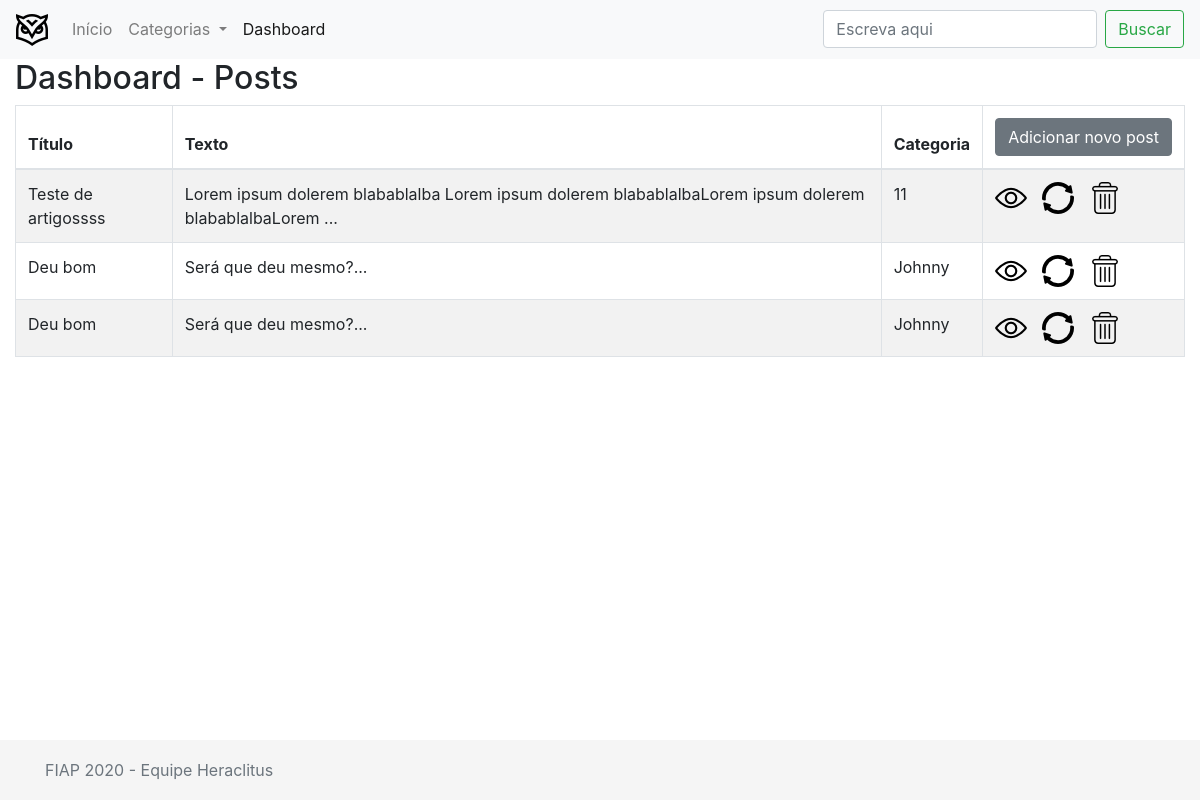
/admin/dashboard.php, run on an earlier commit of the app's database.
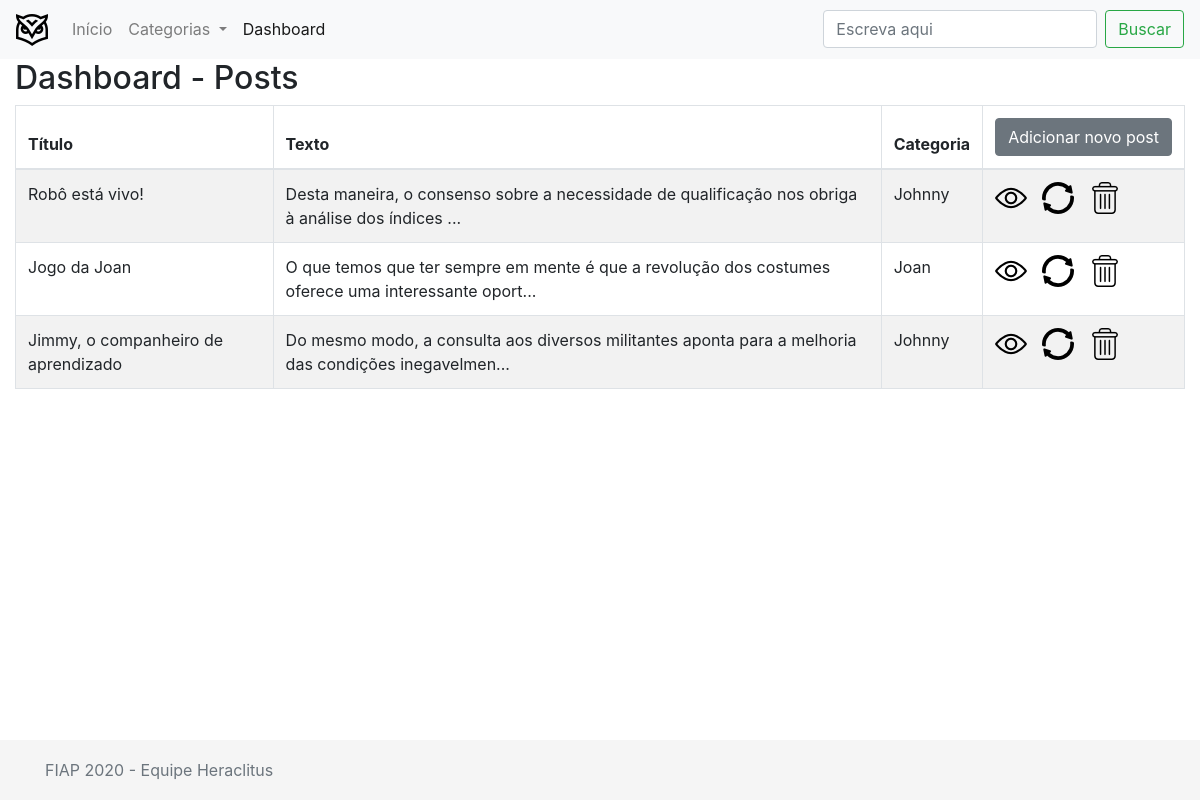
And on a later commit of the database.
### tables this page shows
CREATE TABLE `posts` (
  `id` int(11) NOT NULL,
  `title` varchar(255) NOT NULL,
  `text` text NOT NULL,
  `category` varchar(255) NOT NULL,
  `date` datetime NOT NULL DEFAULT current_timestamp(),
  `image` text NOT NULL
);

### admin/dashboard.php (the view, shortened to what this page needs)
<!DOCTYPE html>
<html lang="en">
<head>
    <link rel="stylesheet" href="https://stackpath.bootstrapcdn.com/bootstrap/4.1.3/css/bootstrap.min.css">
</head>
<body>
<nav class="navbar navbar-expand-lg navbar-light bg-light">
            <a class="navbar-brand" href="#"><img src="../assets/owl.png" alt=""></a>
            <div class="collapse navbar-collapse" id="navbarSupportedContent">
                <ul class="navbar-nav mr-auto">
                <li class="nav-item">
                    <a class="nav-link" href="../index.php">Início</a>
                </li>
                <li class="nav-item dropdown">
                    <a class="nav-link dropdown-toggle" href="#" id="navbarDropdown" role="button" data-toggle="dropdown" aria-haspopup="true" aria-expanded="false">
                        Categorias
                    </a>
                </li>
                <li class="nav-item">
                    <a class="nav-link active" href="dashboard.php">Dashboard</a>
                </li>
                </ul>
                <form action="../search.php" class="form-inline my-2 my-lg-0">
                    <input name="text" class="form-control mr-sm-2" type="search" placeholder="Escreva aqui" aria-label="Search">
                    <button class="btn btn-outline-success my-2 my-sm-0" type="submit">Buscar</button>
                </form>
            </div>
        </nav>
        <div class="container-fluid">
            <div class="row">
                <div class="col-md-12">
                    <div class="page-header clearfix">
                        <h2 class="pull-left">Dashboard - Posts</h2>
                    </div>
                    <?php
                    require_once "../server/config.php";
                    $sql = "SELECT * FROM posts ORDER BY date ASC;";
                    if($result = mysqli_query($link, $sql)){
                        if(mysqli_num_rows($result) > 0){
                            echo "<table class='table table-bordered table-striped'>";
                                echo "<thead>";
                                    echo "<tr>";
                                        echo "<th>Título</th>";
                                        echo "<th>Texto</th>";
                                        echo "<th>Categoria</th>";
                                        echo "<th><a href='create.php' class='btn btn-secondary'>Adicionar novo post</a></th>";
                                    echo "</tr>";
                                echo "</thead>";
                                echo "<tbody>";
                                while($row = mysqli_fetch_array($result)){
                                    echo "<tr>";
                                        echo "<td>" . $row['title'] . "</td>";
                                        echo "<td>" . substr($row['text'], 0, 100) . "...</td>";
                                        echo "<td>" . $row['category'] . "</td>";
                                        echo "<td>";
                                            echo "<a href='../article.php?id=". $row['id'] ."' title='Ver' data-toggle='tooltip'><img src='../assets/view.png'/></a>";
                                            echo "<a href='update.php?id=". $row['id'] ."' title='Editar' data-toggle='tooltip'><img src='../assets/refresh.png'/></a>";
                                            echo "<a href='delete.php?id=". $row['id'] ."' title='Deletar' data-toggle='tooltip'><img src='../assets/delete.png'/></a>";
                                        echo "</td>";
                                    echo "</tr>";
                                }
                                echo "</tbody>";
                            echo "</table>";
                        } else{
                            echo "<p class='lead'><em>No records were found.</em></p>";
                        }
                    } else{
                        echo "ERROR: Could not able to execute $sql. " . mysqli_error($link);
                    }
                    ?>
                </div>
            </div>
        </div>
    <footer class="footer position-fixed">
        <div class="container">
            <span class="text-muted">FIAP 2020 - Equipe Heraclitus</span>
        </div>
    </footer>
</body>
</html>

What changed in the data, as far as the page shows it:
removed posts: title "Teste de artigossss", text "Lorem ipsum dolerem blabablalba Lorem ipsum dolerem blabablalbaLorem ipsum dolerem blabablalbaLorem", category "11"
removed posts: title "Deu bom", text "Será que deu mesmo?", category "Johnny"
removed posts: title "Deu bom", text "Será que deu mesmo?", category "Johnny"
added posts: title "Robô está vivo!", text "Desta maneira, o consenso sobre a necessidade de qualificação nos obriga à análise dos índices", category "Johnny"
added posts: title "Jogo da Joan", text "O que temos que ter sempre em mente é que a revolução dos costumes oferece uma interessante oport", category "Joan"
added posts: title "Jimmy, o companheiro de aprendizado", text "Do mesmo modo, a consulta aos diversos militantes aponta para a melhoria das condições inegavelmen", category "Johnny"
